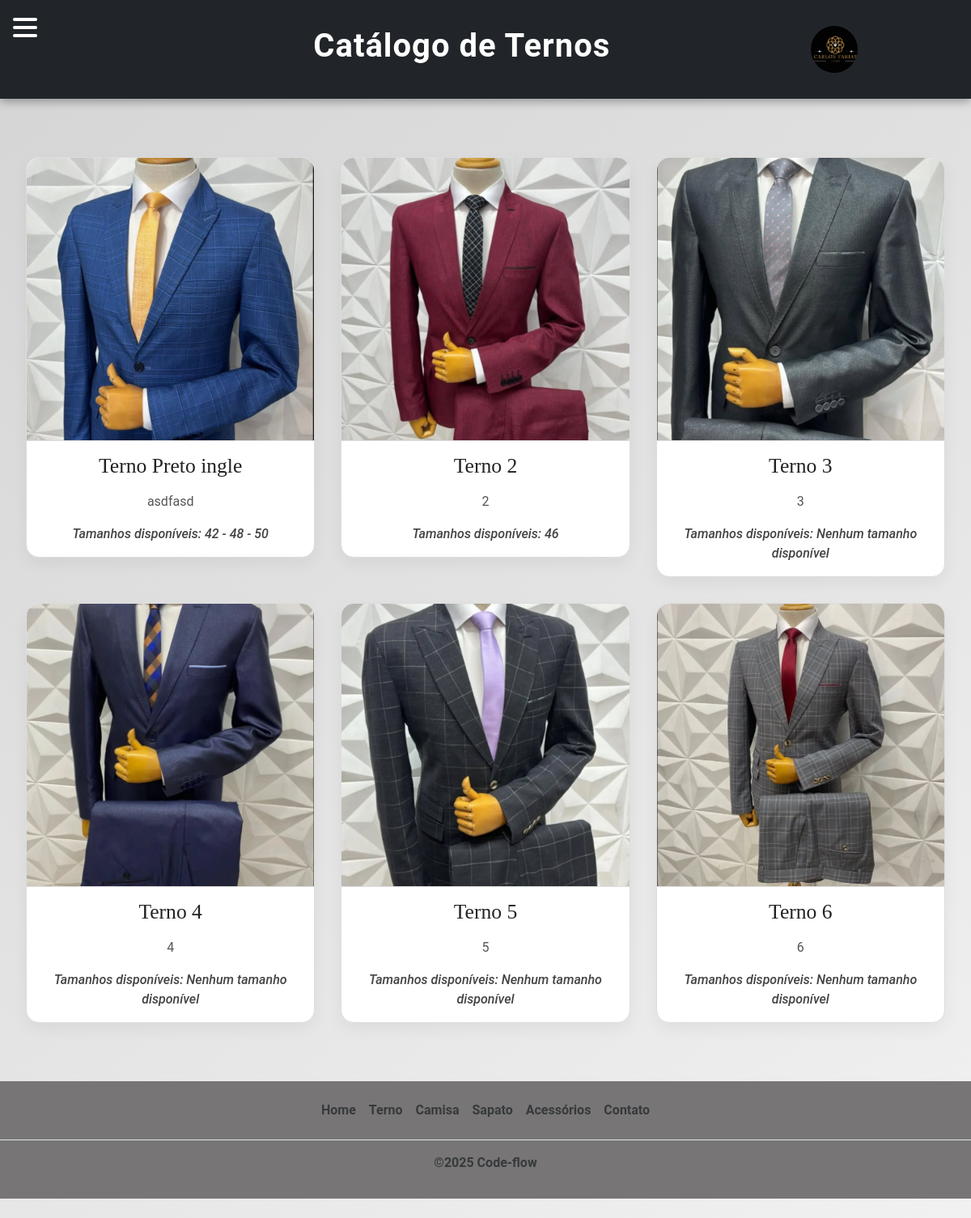
/terno/, run on an earlier commit of the app's database.
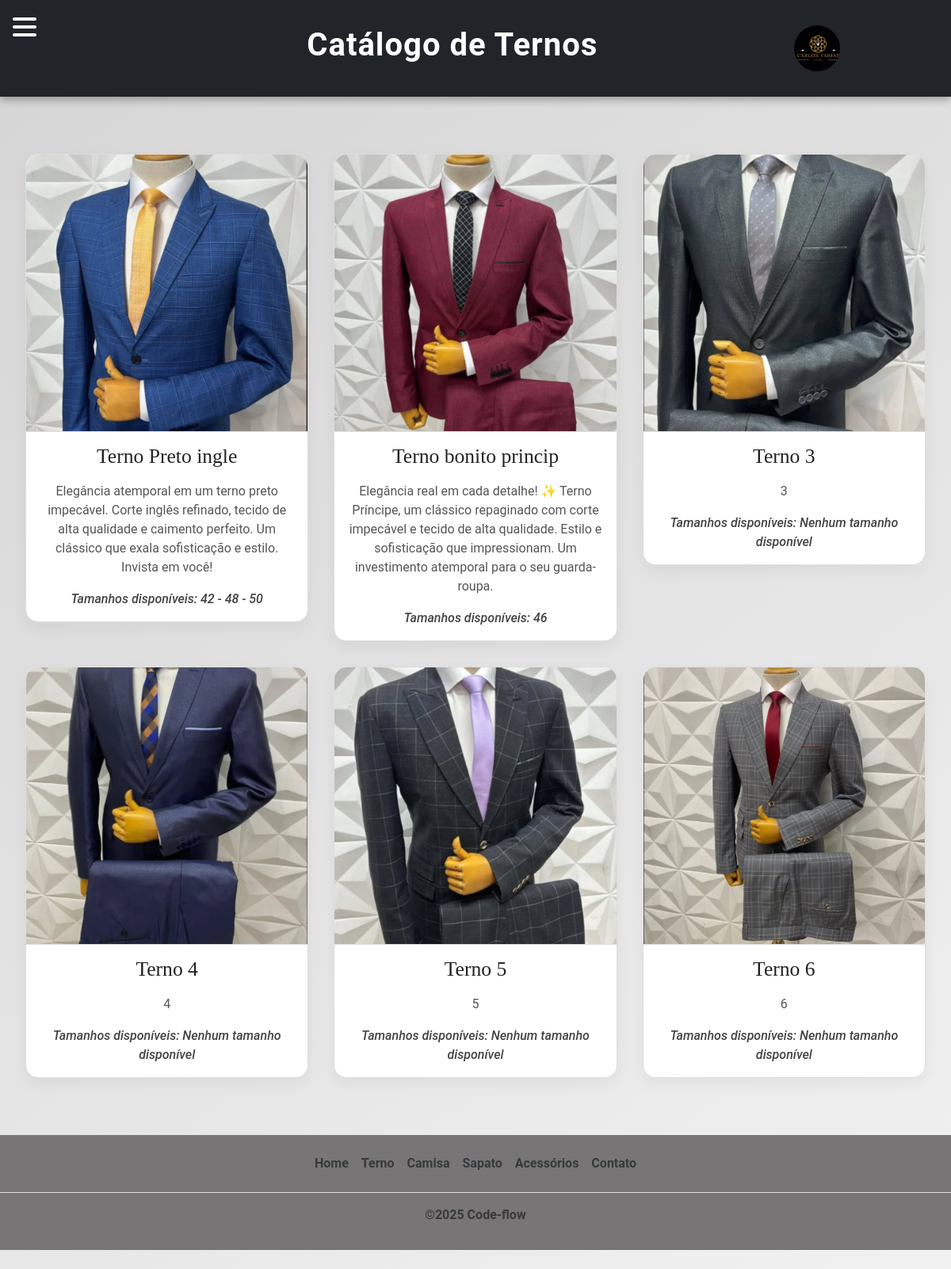
And on a later commit of the database.
### produtos/models.py (models this page shows, shortened)
class Terno (models.Model):
    titulo = models.CharField(max_length=50,verbose_name= 'Titulo')
    descricao= models.TextField(max_length=250,blank= True, null=True,verbose_name = 'Texto')
    tamanho= models.ManyToManyField(Tamanho,related_name='ternos')
    img = models.ImageField(upload_to='produtos/',verbose_name='Imagem 1')

class Tamanho (models.Model):
    numero = models.CharField(max_length=10, unique=True)

### produtos/views.py (the view)
# urls.py: path('terno/',terno_view, name='terno_list'),
def terno_view(request):
    ternos = Terno.objects.all()
    return render(request,'Adulto.html',{'terno': ternos})

### produtos/templates/Adulto.html (shortened to what this page needs)
{% extends 'base.html' %}
{% block content %}
  {% load static %}
  <!DOCTYPE html>
  <html lang="pt-br">
    <head>
      <link href="https://cdn.jsdelivr.net/npm/bootstrap@5.3.3/dist/css/bootstrap.min.css" rel="stylesheet" />
      <link rel="stylesheet" href="{% static 'CSS/Adulto.css' %}" />
    </head>
    <body>
      <div class="car-grid">
        {% if terno %}
          {% for ternos in terno %}
            <a href="{% url 'terno_detail' ternos.pk %}">
              <div class="car-card">
                <img src="{{ ternos.img.url }}" alt="{{ ternos.titulo }} - {{ ternos.descricao }}" />
                <h3>{{ ternos.titulo }}</h3>
                <p>{{ ternos.descricao }}</p>
                <p>
                  Tamanhos disponíveis:{% for tamanho in ternos.tamanho.all %}
                    {{ tamanho.numero }}{% if not forloop.last %} - {% endif %}
                  {% empty %}
                    Nenhum tamanho disponível
                  {% endfor %}
                </p>
              </div>
            </a>
          {% endfor %}
        {% else %}
          <p class="no-results">Nenhuma foto encontrada</p>
        {% endif %}
      </div>
    </body>
  </html>
{% endblock %}

### app/templates/base.html (shortened to what this page needs)
{% load static %}
<!DOCTYPE html>
<html lang="pt-br">
  <head>
  </head>
  <header>
    {% if request.resolver_match.url_name == 'terno_list' %}
      <h1>Catálogo de Ternos</h1>
    {% elif request.resolver_match.url_name == 'Acessorios_list' %}
      <h1>Catálogo de Acessórios</h1>
    {% elif request.resolver_match.url_name == 'sapato_list' %}
      <h1>Catálogo de Sapato</h1>
    {% elif request.resolver_match.url_name == 'camisa_list' %}
      <h1>Catálogo de Camisa</h1>
    {% endif %}
    <img src="{% static 'IMG/Logo.jpeg' %}" alt="" id="imgLogo" />
  </header>
  <body>
    <label>
      <div class="toggle">
        <span class="top_line common"></span>
        <span class="middle_line common"></span>
        <span class="bottom_line common"></span>
      </div>
    </label>
    <main>
      {% block content %}
      {% endblock %}
    </main>
    <footer class="py-3 my-4">
      <ul class="nav justify-content-center border-bottom pb-3 mb-3">
        <li class="nav-item">
          <a href="{% url 'home' %}" class="nav-link px-2 text-body-secondary">Home</a>
        </li>
        <li class="nav-item">
          <a href="{% url 'terno_list' %}" class="nav-link px-2 text-body-secondary">Terno</a>
        </li>
        <li class="nav-item">
          <a href="{% url 'camisa_list' %}" class="nav-link px-2 text-body-secondary">Camisa</a>
        </li>
        <li class="nav-item">
          <a href="{% url 'sapato_list' %}" class="nav-link px-2 text-body-secondary">Sapato</a>
        </li>
        <li class="nav-item">
          <a href="{% url 'Acessorios_list' %}" class="nav-link px-2 text-body-secondary">Acessórios</a>
        </li>
        <li class="nav-item">
          <a href="http://wa.me/+5511989403022" class="nav-link px-2 text-body-secondary">Contato</a>
        </li>
      </ul>
      <p class="text-center text-body-secondary">&copy;2025 Code-flow</p>
    </footer>
  </body>
</html>

### static/CSS/Adulto.css (style rules this page uses)
body { margin: 0; padding: 0; font-family: 'Roboto', sans-serif; background: url("https://www.transparenttextures.com/patterns/gray-floral.png"), linear-gradient(145deg, #d4d4d4, #f1f1f1); background-blend-mode: overlay; background-size: cover; background-attachment: fixed; color: #333; }
.car-grid { display: grid; grid-template-columns: repeat(auto-fit, minmax(300px, 1fr)); gap: 2rem; padding: 3rem 2rem; max-width: 1300px; margin: 0 auto; }
.car-card { background: #fff; border: 1px solid #ddd; border-radius: 16px; box-shadow: 0 8px 20px rgba(0, 0, 0, 0.05); overflow: hidden; transition: transform 0.3s ease, box-shadow 0.3s ease; }
.car-card img { width: 100%; height: 350px; object-fit: cover; border-bottom: 1px solid #ddd; }
.car-card h3 { font-family: 'Playfair Display', serif; font-size: 1.6rem; color: #222; margin: 1rem; }
h3, p { text-align: center; }
.car-card p { font-size: 1rem; color: #555; margin: 0 1rem 1rem; }
a { font-size: 18px; color: #333; text-decoration: none; }
.car-card p:last-of-type { font-weight: 500; font-style: italic; color: #444; }

### app/templates/base.html (style rules this page uses)
header { display: flex; flex-direction: row; flex-wrap: nowrap; justify-content: space-around; align-items: center; background-color: rgb(33 37 41); color: #fff; text-align: center; padding: 2rem 1rem; box-shadow: 0 4px 10px rgba(0, 0, 0, 0.3); }
header h1 { font-size: 2.5rem; font-weight: 600; letter-spacing: 1px; }
#imgLogo { border-radius: 50%; max-width: 5%; }
footer { background-color: #777575; font-weight: 600; }
.toggle { position: fixed; top: 1rem; left: 1rem; cursor: pointer; z-index: 1001; }
.common { background: #fff; display: block; height: 4px; width: 30px; margin: 6px 0; border-radius: 2px; }

What changed in the data, as far as the page shows it:
changed Terno "Terno Preto ingle": descricao "asdfasd" → "Elegância atemporal em um terno preto impecável. Corte inglês refinado, tecido de alta qualidade e caimento perfeito. Um clássico que exala sofisticação e estilo. Invista em você!"
changed Terno: titulo "Terno 2" → "Terno bonito princip"; descricao "2" → "Elegância real em cada detalhe! ✨ Terno Príncipe, um clássico repaginado com corte impecável e tecido de alta qualidade. Estilo e sofisticação que impressionam. Um investimento atemporal para o seu guarda-roupa."
